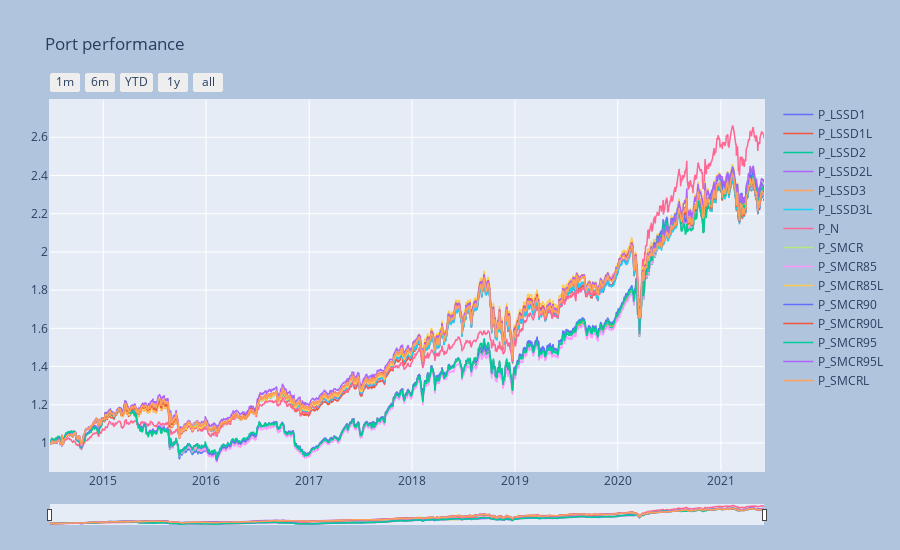

The notebook cell this image was saved under:
### Code cell
_ = ps.port_view_all(sdate=pd.to_datetime('2000-01-01'), componly=True, fancy=True)

### Figure 1 — Plotly figure (JSON) as saved in the notebook; plotly's stock layout.template omitted (floating-point values rounded to 4 significant figures; data arrays with more than 128 entries replaced by an {"elided": "..."} marker saying what was removed)
{"data": [{"line": {"width": 1.5}, "name": "P_LSSD1", "type": "scatter", "x": {"elided": "1747 str values"}, "y": {"elided": "1747 float values"}}, {"line": {"width": 1.5}, "name": "P_LSSD1L", "type": "scatter", "x": {"elided": "1747 str values"}, "y": {"elided": "1747 float values"}}, {"line": {"width": 1.5}, "name": "P_LSSD2", "type": "scatter", "x": {"elided": "1747 str values"}, "y": {"elided": "1747 float values"}}, {"line": {"width": 1.5}, "name": "P_LSSD2L", "type": "scatter", "x": {"elided": "1747 str values"}, "y": {"elided": "1747 float values"}}, {"line": {"width": 1.5}, "name": "P_LSSD3", "type": "scatter", "x": {"elided": "1747 str values"}, "y": {"elided": "1747 float values"}}, {"line": {"width": 1.5}, "name": "P_LSSD3L", "type": "scatter", "x": {"elided": "1747 str values"}, "y": {"elided": "1747 float values"}}, {"line": {"width": 1.5}, "name": "P_N", "type": "scatter", "x": {"elided": "1747 str values"}, "y": {"elided": "1747 float values"}}, {"line": {"width": 1.5}, "name": "P_SMCR", "type": "scatter", "x": {"elided": "1747 str values"}, "y": {"elided": "1747 float values"}}, {"line": {"width": 1.5}, "name": "P_SMCR85", "type": "scatter", "x": {"elided": "1747 str values"}, "y": {"elided": "1747 float values"}}, {"line": {"width": 1.5}, "name": "P_SMCR85L", "type": "scatter", "x": {"elided": "1747 str values"}, "y": {"elided": "1747 float values"}}, {"line": {"width": 1.5}, "name": "P_SMCR90", "type": "scatter", "x": {"elided": "1747 str values"}, "y": {"elided": "1747 float values"}}, {"line": {"width": 1.5}, "name": "P_SMCR90L", "type": "scatter", "x": {"elided": "1747 str values"}, "y": {"elided": "1747 float values"}}, {"line": {"width": 1.5}, "name": "P_SMCR95", "type": "scatter", "x": {"elided": "1747 str values"}, "y": {"elided": "1747 float values"}}, {"line": {"width": 1.5}, "name": "P_SMCR95L", "type": "scatter", "x": {"elided": "1747 str values"}, "y": {"elided": "1747 float values"}}, {"line": {"width": 1.5}, "name": "P_SMCRL", "type": "scatter", "x": {"elided": "1747 str values"}, "y": {"elided": "1747 float values"}}], "layout": {"autosize": false, "height": 550, "margin": {"b": 25, "l": 50, "pad": 1, "r": 50, "t": 100}, "paper_bgcolor": "LightSteelBlue", "title": {"text": "Port performance"}, "width": 900, "xaxis": {"autorange": false, "fixedrange": false, "range": ["2014-06-26T00:00:00", "2021-06-03T00:00:00"], "rangeselector": {"buttons": [{"count": 1, "label": "1m", "step": "month", "stepmode": "backward"}, {"count": 6, "label": "6m", "step": "month", "stepmode": "backward"}, {"count": 1, "label": "YTD", "step": "year", "stepmode": "todate"}, {"count": 1, "label": "1y", "step": "year", "stepmode": "backward"}, {"step": "all"}]}, "rangeslider": {"thickness": 0.05, "visible": true}, "type": "date"}, "yaxis": {"autorange": false, "fixedrange": false, "range": [0.8533, 2.795]}}}
